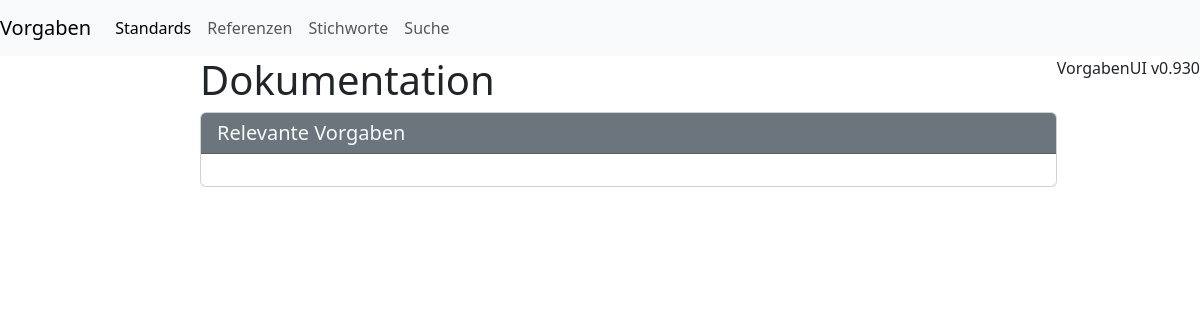
The app's page /stichworte/Dokumentation/, older data.
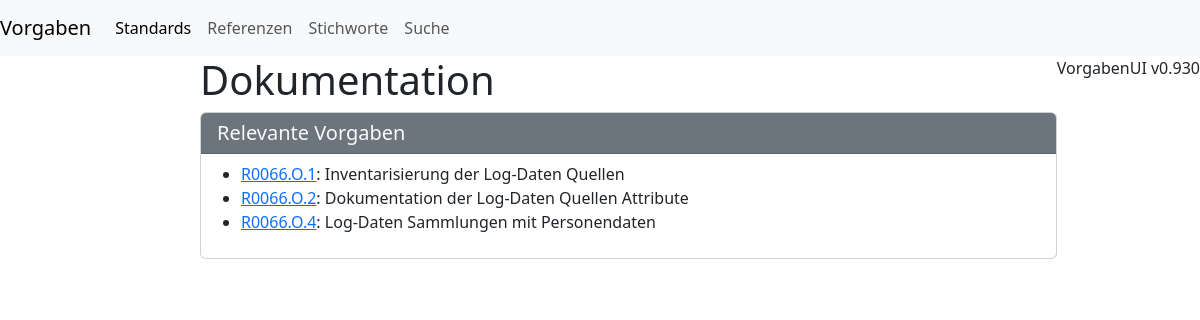
The same page, newer data.
### stichworte/models.py (models this page shows)
class Stichwort(models.Model):
    stichwort = models.CharField(max_length=50, primary_key=True)
    def __str__(self):
        return self.stichwort
    class Meta:
        verbose_name_plural="Stichworte"

### dokumente/models.py (models this page shows, shortened)
class Vorgabe(models.Model):
    nummer = models.IntegerField()
    dokument = models.ForeignKey(Dokument, on_delete=models.CASCADE, related_name='vorgaben')
    thema = models.ForeignKey(Thema, on_delete=models.PROTECT)
    titel = models.CharField(max_length=255)
    referenzen = models.ManyToManyField(Referenz, blank=True)
    gueltigkeit_von = models.DateField()
    gueltigkeit_bis = models.DateField(blank=True,null=True)
    stichworte = models.ManyToManyField(Stichwort, blank=True)
    relevanz = models.ManyToManyField(Rolle,blank=True)
    def Vorgabennummer(self):
        return str(self.dokument.nummer)+"."+self.thema.name[0]+"."+str(self.nummer)
    def get_status(self, check_date: datetime.date = datetime.date.today(), verbose: bool = False) -> str:
        if self.gueltigkeit_von > check_date:
            return "future" if not verbose else "Ist erst ab dem "+self.gueltigkeit_von.strftime('%d.%m.%Y')+" in Kraft."
        if not self.gueltigkeit_bis:
            return "active"
        if self.gueltigkeit_bis > check_date:
            return "active"
        return "expired" if not verbose else "Ist seit dem "+self.gueltigkeit_bis.strftime('%d.%m.%Y')+" nicht mehr in Kraft."
    class Meta:
        verbose_name_plural="Vorgaben"

class Dokument(models.Model):
    nummer = models.CharField(max_length=50, primary_key=True)
    dokumententyp = models.ForeignKey(Dokumententyp, on_delete=models.PROTECT)
    name = models.CharField(max_length=255)
    autoren = models.ManyToManyField(Person, related_name='verfasste_dokumente')
    pruefende = models.ManyToManyField(Person, related_name='gepruefte_dokumente')
    gueltigkeit_von = models.DateField(null=True, blank=True)
    gueltigkeit_bis = models.DateField(null=True, blank=True)
    signatur_cso = models.CharField(max_length=255, blank=True)
    anhaenge = models.TextField(blank=True)
    class Meta:
        verbose_name_plural="Dokumente"
        verbose_name="Dokument"

class Thema(models.Model):
    name = models.CharField(max_length=100, primary_key=True)
    erklaerung = models.TextField(blank=True)
    class Meta:
        verbose_name_plural="Themen"

### stichworte/views.py (the view)
# urls.py: path('<str:stichwort>/',views.stichwort_detail, name="stichwort_detail")
def stichwort_detail(request, stichwort):
    stichwort = Stichwort.objects.get(stichwort=stichwort)
    stichwort.erklaerung = render_textabschnitte(stichwort.stichworterklaerung_set.order_by("order"))
    stichwort.vorgaben = stichwort.vorgabe_set.all()
    return render(request, "stichworte/stichwort_detail.html", {'stichwort': stichwort})

### abschnitte/utils.py (called while the page is built, shortened)
def render_textabschnitte(queryset):
    output = []
    return output

### stichworte/templates/stichworte/stichwort_detail.html (shortened to what this page needs)
{% extends "base.html" %}
{% block content %}
<h1>{{stichwort}}</h1>
<div class="card mb-4">
    <div class="card-header d-flex justify-content-between align-items-center bg-secondary text-light">
      <h3 class="h5 m-0">Relevante Vorgaben</h3>
    </div>
    <div class="card-body p-2">
<ul>
    {% for vorgabe in stichwort.vorgaben %}
    {% if vorgabe.get_status == "active" %}
    <li><a href="{% url 'standard_detail' nummer=vorgabe.dokument.nummer %}#{{vorgabe.Vorgabennummer}}">{{vorgabe.Vorgabennummer}}</a>: {{vorgabe.titel}}</li>
    {% endif %}
    {% endfor %}
</ul>
    </div>
{% endblock %}

### pages/templates/base.html (shortened to what this page needs)
<!DOCTYPE html>
<html>
<head>
  <link href="https://cdn.jsdelivr.net/npm/bootstrap@5.3.0/dist/css/bootstrap.min.css" rel="stylesheet">
  {% load static %}
</head>
<body>
<nav class="navbar navbar-expand-lg navbar-light bg-light">
  <a class="navbar-brand" href="#">Vorgaben</a>
  <div class="collapse navbar-collapse" id="navbarNavAltMarkup">
    <div class="navbar-nav">
      <a class="nav-item nav-link active" href="/dokumente">Standards</a>
      <a class="nav-item nav-link" href="/referenzen">Referenzen</a>
      <a class="nav-item nav-link" href="/stichworte">Stichworte</a>
      <a class="nav-item nav-link" href="/search">Suche</a>
    </div>
  </div>
</nav>
<div class="d-flex">
	<div class="col-md-2">{% block sidebar_left %}{% endblock %}</div>
    <div class="flex-fill">{% block content %}Main Content{% endblock %}</div>
</div>
<div>VorgabenUI v0.930</div>
</body>
</html>

Row changes from the older to the newer data that the page shows:
added Vorgabe: Vorgabennummer "R0066.O.1", titel "Inventarisierung der Log-Daten Quellen"
added Vorgabe: Vorgabennummer "R0066.O.2", titel "Dokumentation der Log-Daten Quellen Attribute"
added Vorgabe: Vorgabennummer "R0066.O.4", titel "Log-Daten Sammlungen mit Personendaten"
